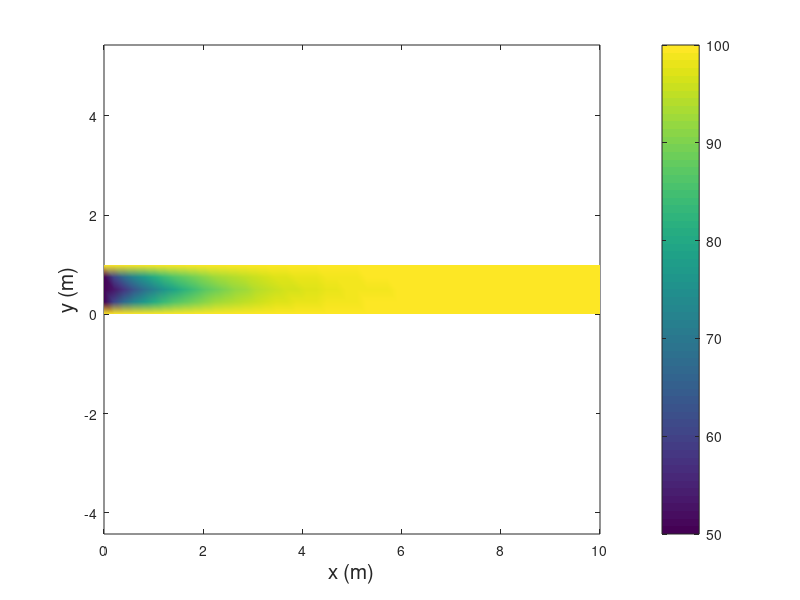
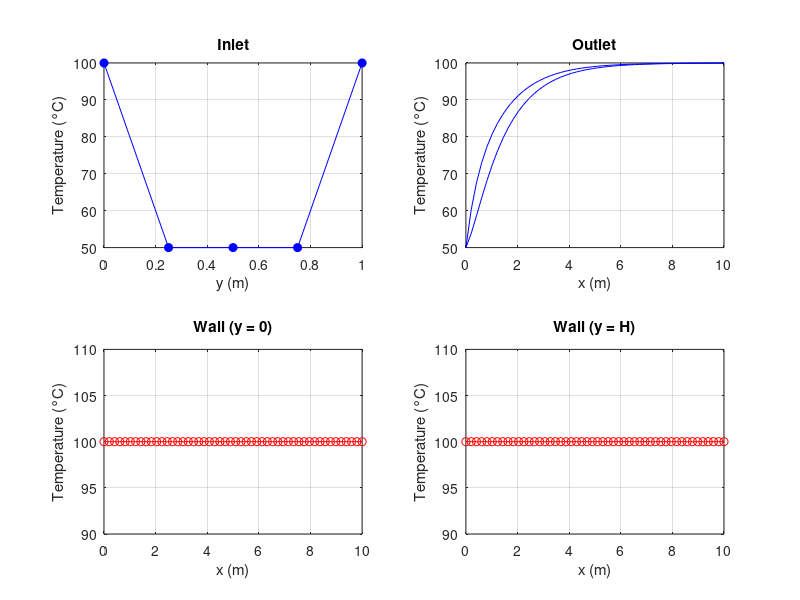
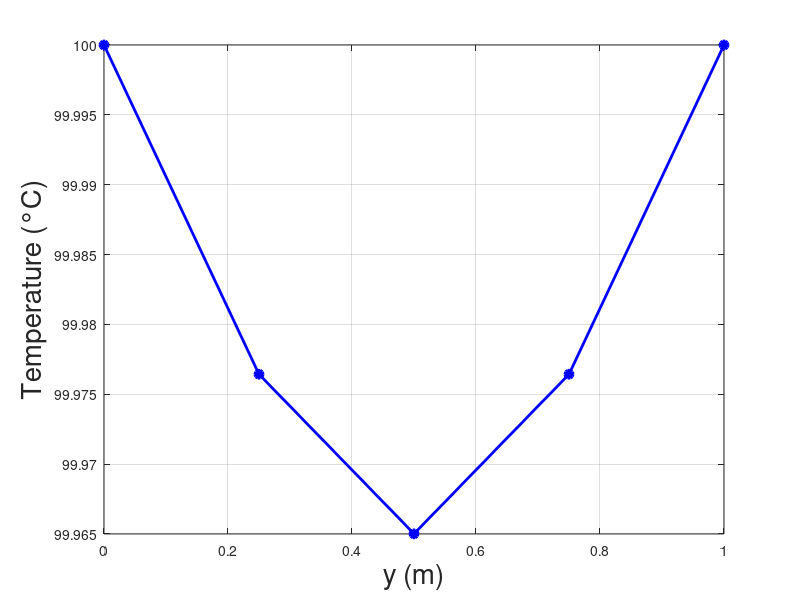
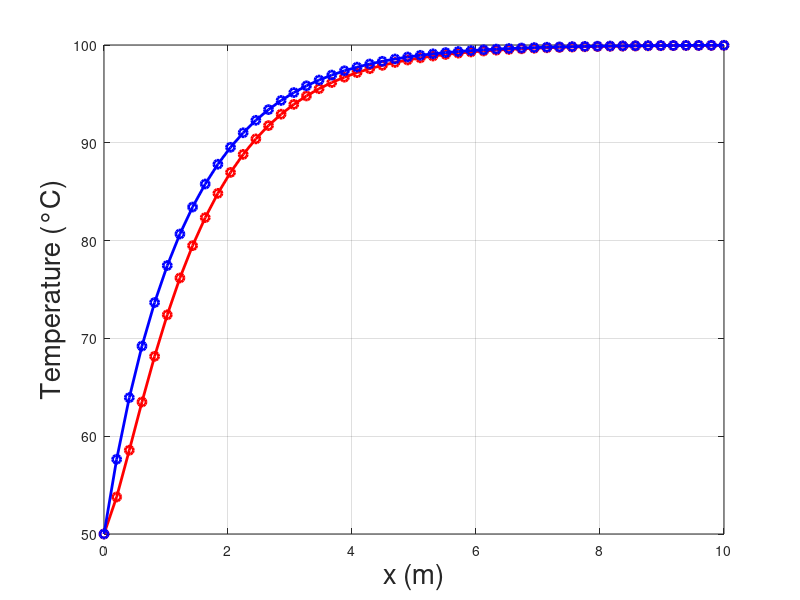

These charts were generated, in order, by the following MATLAB code: (Note: this script raises an error after producing the figures.)
clear;
clc;
close all;

% Physical Parameters
rho = 1;  % Density kg/m^3
cp = 10;  % Specific heat capacity J/(K*kg)
k = 0.12;  % Thermal conductivity W/(m*K)
nu = 1e-2;  % Kinematic viscosity m^2/s
Gamma = k/cp;  % Heat diffusion coefficient kg/(m*s)
L = 10;  % Channel length m
H = 1;  % Channel height m
Pe = 16.5;  % Peclet number
u_mean = Pe*Gamma/(2*H*rho);  % Average speed m/s
Re = 2*H*u_mean/nu;  % Reynolds number

% Mesh Parameters
nx = 50;  % Coarse mesh x refinement
ny = 5;  % Coarse mesh y refinement
dx = L/(nx-1);
dy = H/(ny-1);
N = nx*ny; % DOF number

% Boundary Temperature Parameters
T_in = 50;  % Inlet temperature °C
T_wall = 100;  % Wall temperature °C

% Velocity Field Function
u_x = @(y) 6*u_mean.*(y/H).*(1-(y/H));

% Initialize coefficient matrix A and right-hand side vector b
A = zeros(N, N);
b = zeros(N, 1);

% Fill in the Equations for the internal CV
% Diffusion coefficient
D_e = Gamma*dy/dx;  % Eastern
D_w = Gamma*dy/dx;  % Western
D_n = Gamma*dx/dy;  % Northern
D_s = Gamma*dx/dy;  % Southern

for i = 2:(ny-1)
% Advection coefficient
y_e = H - (i-1)*dy;  % y_eastern
ux_e = u_x(y_e);  % Mean velocity
F_e = rho * ux_e * dy;  % Eastbound convection flux
F_w = F_e;  % Incompressible flow

% Coefficients of Algebraic Equations
a_E = D_e + max(-F_e,0);
a_W = D_w + max(F_w,0);
a_N = D_n;
a_S = D_s;
a_P = a_E + a_W + a_N + a_S;

    for j = 2:(nx-1)
        n = (i-1)*nx + j;

        % Fill matrix A (The internal CV has no source term, so b(n) is zero
        A(n,n) = a_P;
        A(n,n+1) = -a_E;
        A(n,n-1) = -a_W;
        A(n,n+nx) = -a_N;
        A(n,n-nx) = -a_S;
    end
end

% Fill boundary conditions at the inlet (Dirichlet T=T_in)
for i = 2:ny-1
    n = (i-1)*nx + 1;
    A(n,:) = 0;
    A(n,n) = 1;
    b(n) = T_in;
end

% Fill the boundary conditions at the outlet (Neumann)
for i = 2:ny-1
    n = (i-1)*nx + nx;

    % Advection coefficient
    y_e = H - (i-1)*dy;  % y_eastern
    ux_e = u_x(y_e);  % Mean velocity
    F_e = rho * ux_e * dy;  % Eastbound convection flux
    F_w = F_e;  % Incompressible flow
    
    % Coefficients of Algebraic Equations
    a_W = D_w + max(F_w,0);
    a_N = D_n;
    a_S = D_s;
    a_P = a_W + a_N + a_S;

    A(n,n) = a_P;
    A(n,n+1) = 0;
    A(n,n-1) = -a_W;
    A(n, n+nx) = -a_N;
    A(n, n-nx) = -a_S;
    b(n) = 0;
end

% Fill boundary conditions at the walls including 4 corner CVs (Dirichlet T=T_wall)
for j = 1:nx
    % Lower wall surface
    n = (ny-1)*nx + j;
    A(n,:) = 0;
    A(n,n) = 1;
    b(n) = T_wall;
    
    % Upper wall surface
    n = j;
    A(n,:) = 0;
    A(n,n) = 1;
    b(n) = T_wall;
end

% Solve the linear equation system
T = A\b;

T_2D = reshape(T, nx, ny)';
x_coords = linspace(0, L, nx);   
y_coords = linspace(0, H, ny);    
[X, Y] = meshgrid(x_coords, y_coords);

% Visualization and Validation of Temperature Fields
figure('Name', 'Coarse-mesh temperature field');
pcolor(X, Y, T_2D);   
shading interp;
colorbar;               
xlabel('x (m)', 'FontSize', 15);       
ylabel('y (m)', 'FontSize', 15);        
%title(['Channel temperature field（nx=' num2str(nx) ', ny=' num2str(ny) '）']);
axis equal tight;

%%% 12.
figure('Name', 'Boundary conditions validation');

% Verify inlet temperature (plotting the temperature curve at x=0)
subplot(2, 2, 1);
plot(y_coords, T_2D(:, 1), 'b-o', 'MarkerFaceColor', 'blue');             
xlabel('y (m)');
ylabel('Temperature (°C)');
title('Inlet');
grid on;

% Verify visualizartion of the outlet temperature
subplot(2, 2, 2);
plot(x_coords, T_2D(2,:), 'b');  
hold on;
plot(x_coords, T_2D(ny-2,:), 'b');  
xlabel('x (m)');
ylabel('Temperature (°C)');
title('Outlet');
grid on;

% Verify wall surface temperature (plotting the temperature curve at y=0)
subplot(2, 2, 3);
plot(x_coords, T_2D(ny, :), 'r-o');        
xlabel('x (m)');
ylabel('Temperature (°C)');
title('Wall (y = 0)');
grid on;

% Verify wall surface temperature (plotting the temperature curve at y=H)
subplot(2, 2, 4);
plot(x_coords, T_2D(1,:), 'r-o');       
xlabel('x (m)');
ylabel('Temperature (°C)');
title('Wall (y = H)');
grid on;

%%% 13.
figure();
plot(y_coords, T_2D(:, nx), 'b-o', 'MarkerFaceColor', 'blue', 'LineWidth', 2);             
xlabel('y (m)',  'FontSize', 20);
ylabel('Temperature (°C)', 'FontSize', 20);
%title('Outlet');
grid on;

figure();
plot(x_coords, T_2D(ceil(ny/2),:), 'r-o', 'LineWidth', 2);
hold on;

T_mean_weighted_values = zeros(size(x_coords, 2), 1);
int_u_x = zeros(size(x_coords, 2), 1);

for j=1:size(x_coords, 2)
    for i=1:ny
        if i==1 || i==ny
            T_mean_weighted_values(j) = T_mean_weighted_values(j)+ u_x(y_coords(i))*(T_2D(i,j))*dy/2;
            int_u_x(j)=int_u_x(j)+u_x(y_coords(i))*dy/2;
        else
            T_mean_weighted_values(j) = T_mean_weighted_values(j)+ u_x(y_coords(i))*(T_2D(i,j))*dy;
            int_u_x(j)=int_u_x(j)+u_x(y_coords(i))*dy;
        end
    end
    T_mean_weighted_values(j)=T_mean_weighted_values(j)/int_u_x(j);
end

plot(x_coords, T_mean_weighted_values, 'b-o', 'LineWidth', 2);
xlabel('x (m)', 'FontSize', 20);
ylabel('Temperature (°C)', 'FontSize', 20);
%title('Wall (y = H)');
grid on;

x_entry_index = 0;
for i=1:size(x_coords, 2)
    if T_2D(ceil(ny/2),i) >= 0.9 * T_wall
        x_entry_index = i;
        break
    end
end

xline(x_coords(x_entry_index), '-', 'LineWidth', 3);
legend('Centerline temperature', 'Weighted mean temperature', 'Entry length', 'FontSize', 20)
disp(x_coords(x_entry_index));

%%% 14.
function [error, residual, it, sol] = sor(A, b, w, guess, tol)
    n = size(b,1);
    sol = guess;
    solnew = zeros(n,1);

    error = [];
    residual = [];

    it = 0;
    var1 = tol + 1;
    var2 = tol + 1;
    while var1 > tol || var2 > tol
        for i=1:n
            solnew(i) = (b(i) - A(i, i+1:end)*sol(i+1:end) - A(i, 1:i-1)*solnew(1:i-1)) / A(i, i);
        end

        solold = sol;
        sol = (1 - w) * sol + w * solnew;
        var1 = sqrt(sum((sol - solold).^2)) / sqrt(sum((solold).^2));
        var2 = sqrt(sum((A*sol - b).^2)) / sqrt(sum((diag(A)' * sol).^2));

        error(end + 1) = var1;
        residual(end + 1) = var2;
        it = it + 1;
    end
end

guess = 50*ones(N, 1);

for j = 1:nx
    % Lower wall surface
    n = (ny-1)*nx + j;
    guess(n) = T_wall;
    
    % Upper wall surface
    n = j;
    guess(n) = T_wall;
end

[error1, residual1, it1, ~] = sor(A, b, 1, guess, 1e-5);
[error2, residual2, it2, sol] = sor(A, b, 1.5, guess, 1e-5);

figure();
iter1 = 1:1:it1;
iter2 = 1:1:it2;
plot(iter1, error1, 'LineWidth', 2);
hold on;
plot(iter2, error2, 'LineWidth', 2);
grid on;
xlabel('Iterations', 'FontSize', 20);
ylabel('Relative iteration error', 'FontSize', 20);
legend('Relative error (w=1)', 'Relative error (w=1.5)', 'FontSize', 20);

figure();
plot(iter1, residual1, 'LineWidth', 2);
hold on;
plot(iter2, residual2, 'LineWidth', 2);
grid on;
xlabel('Iterations', 'FontSize', 20);
ylabel('Normalized residuals', 'FontSize', 20);
legend('Normalized residual (w=1)', 'Normalized residual (w=1.5)', 'FontSize', 20);

fprintf('Number of iterations with Gauss-Seidel (w=1): %d\n', it1);
fprintf('Number of iterations with over_relaxation (w=1.5): %d\n', it2);
